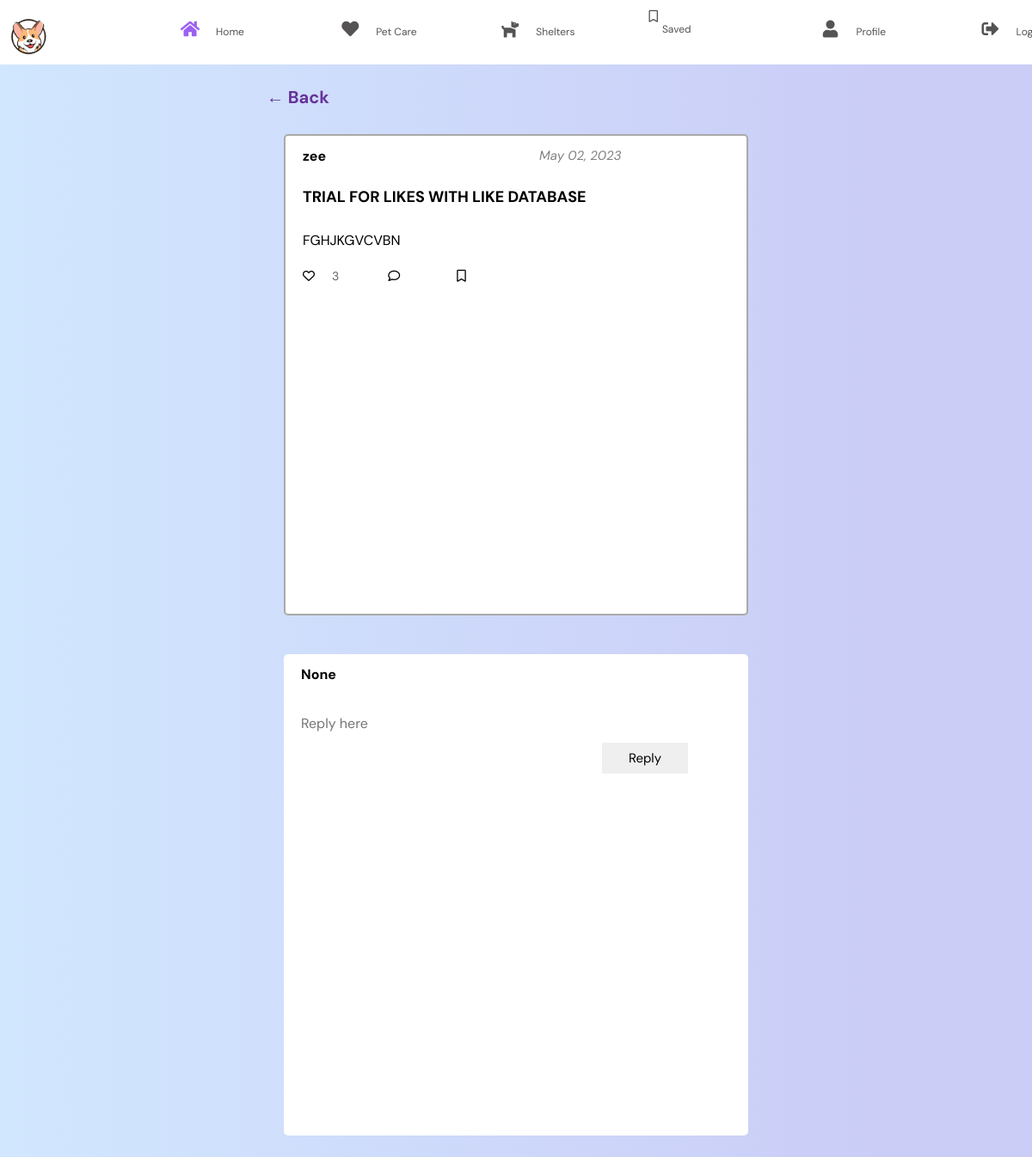
/new_comment?post_id=8, run on the app's committed database.
### tables this page shows
CREATE TABLE posts(
    id integer primary key autoincrement,
    uid text not null,
    title text not null,
    post text not null,
    flair text not null,
    date text,
    likes integer
);

### app.py (the view)
@app.route("/new_comment", methods=['GET','POST'])
def comment():
    post_id = request.args.get('post_id')
    id = request.cookies.get('user_id')
    db = database_worker("woof.db")
    post = db.search(f"SELECT * FROM posts where id={post_id}")
    if request.method == 'POST':
        reply = request.form['content']
        db.run_save(f"INSERT INTO comments(post_id, uid,comment) values({post_id},'{id}','{reply}')")
    comments = db.search(f"SELECT * FROM comments where post_id={post_id}")
    print(comments)
    db.close()
    return render_template('new_comment.html', post=post, comments=comments, id=id)

### my_lib.py (called while the page is built)
    def search(self, query):
        result = self.cursor.execute(query).fetchall()
        return result

    def close(self):
        self.connection.close()

### templates/new_comment.html (shortened to what this page needs)
<!DOCTYPE html>
<html lang="en">
<head>
    <link rel="stylesheet" href="/static/home.css">
    <link rel="stylesheet" href="https://cdnjs.cloudflare.com/ajax/libs/font-awesome/6.0.0-beta2/css/all.min.css" />
    <link rel="stylesheet" href="https://cdnjs.cloudflare.com/ajax/libs/font-awesome/5.15.4/css/all.min.css">
</head>
<body>
<div class="nav-parent" style="background: white; position: fixed; overflow: hidden;">
    <ul style="display: flex; flex-direction: row; list-style-type: none;">
        <li style="width: 10%"><a href="/home/%5B%5D" class="logo"><img src="/static/logos/trans.png" style="width: 50px"><span class="logo"></span></a></li>
        <li style="width: 10%"><a href="/home/%5B%5D" style="text-decoration: none;"><i class="fa fa-home" style="color:#9C61F1;"></i><span class="nav-item">Home</span></a></li>
        <li style="width: 10%"><a href="/pet_care" style="text-decoration: none;"><i class="fa fa-heart"></i><span class="nav-item">Pet Care</span></a></li>
        <li style="width: 10%"><a href="/shelters" style="text-decoration: none;"><i class="fa fa-dog"></i><span class="nav-item">Shelters</span></a></li>
        <li style="width: 10%"><a href="/saves" style="text-decoration: none;"><i class="fa-regular fa-bookmark"></i><span class="nav-item">Saved</span></a></li>
        <li style="width: 10%"><a href="/profile" style="text-decoration: none;"><i class="fa fa-user" style=""></i><span class="nav-item">Profile</span></a></li>
        <li style="width: 10%"><a href="/logout" class="logout" style="text-decoration: none;"><i class="fa fa-sign-out-alt"></i><span class="nav-item">Log out</span></a></li>
    </ul>
</div>
<main>
    <section class="section-login">
        <div class="web-title">
            <h1>Woof Wise</h1>
        </div>
        <div>
            <a href="/home" style="text-decoration: none; font-size: 20px;color:rebeccapurple;font-weight: bold; text-align: left; margin-left: -50%;">← Back</a>
        </div>
        <div class="section-main">
            <div class="section-login-2" style="height: border-box">
                <div class="section-login-2-main">
                    <div class="uname-bar">
                        <h3 class="uname">{{ post[0][1] }}</h3>
                        <p class="date">{{ post[0][5]}}</p>
                    </div>
                    <div class="section-login-2-form" method="post">
                        <h1 class="section-login-2-title">{{ post[0][2] }}</h1>
                        <div class="login-form-3" style="height: 50%;">
                            <p>{{ post[0][3] }}</p>
                        </div>
                        <form class="login-form-submit-btn" method="POST" action="{{ url_for('update') }}"style="height: 0.5vh; position: inherit">
                            <button type="submit" name='submit' value="like" style="align-items: center; width:20%; color:dimgray" class="like-btn"><i class="fa-regular fa-heart" style="padding-right: 20px; color:black"></i>{{ post[0][6] }}</button>
                            <button type="submit" name="submit" value="comment" style="align-items: center;"><i class="fa-regular fa-comment"></i></button>
                            <button class="save-btn" name='submit' style="align-items: center;" type="submit" value="save"><i class="fa-regular fa-bookmark"></i></button>
                        </form>
                    </div>
                </div>
            </div>
            <div class="section-login-2" style="height: border-box; background: none;border-radius: 0px;border: none;">
                <div class="section-login-2-main" style="border: none;">
                    <div class="uname-bar">
                        <h3 class="uname">{{ id }}</h3>
                    </div>
                    <form class="section-login-2-form" method="post">
                        <div class="login-form-1">
                            <input type="text" id="input-text" name="content" placeholder="Reply here" style="border-radius: 0px;border: none; word-wrap: break-word;  word-break: break-all;height:60%;text-wrap: normal" maxlength="200" " required>
                            <input type="submit" id="submit" name="submit" value="Reply" style="border-radius: 0px;border: none; font-size: 15px;width:20%;margin-left: 70%;">
                        </div>
                    </form>
                </div>
            </div>
        </div>
</main>
</body>
</html>

### static/home.css (style rules this page uses)
body { background: linear-gradient(90deg, rgba(209,231,254,1) 0%, rgba(203,205,247,1) 85%); }
* { margin: 0px; padding: 0px; box-sizing: border-box; font-family: 'DM Sans', sans-serif; }
.uname-bar { display: flex; flex-flow: row; align-content: start; width: 100%; }
.uname { font-size: 16px; margin-right: 50%; }
.web-title { padding:2%; }
.web-title h1 { font-size: 32px; }
p.date { font-style: oblique; color: grey; font-size:15px; }
body { width: 100%; height: auto; }
main section.section-login { width: 100%; height: 20%; background: url(https://rvs-gradie-signup-page.vercel.app/Assets/Background.png); background: rgb(209,231,254); background: linear-gradient(90deg, rgba(209,231,254,1) 0%, rgba(203,205,247,1) 85%); background-repeat: no-repeat; background-size: cover; background-position: center; display: flex; flex-direction: column; align-items: center; justify-content: center; }
main section.section-login .section-main { width: 80%; height: 100vh; display: flex; flex-direction: column; row-gap: 0px; overflow-x: hidden; overflow-y: auto; padding-bottom: 0; }
main section.section-login .section-login-2 { width: 60%; height: 30%; display: flex; justify-content: center; align-items: center; background: none; border-radius: 10px; flex-direction: column; row-gap:10px; margin-left: auto; margin-right: auto; margin-top: 20px; margin-bottom: 25px; }
main section.section-login .section-main .section-login-2 .section-login-2-main { width: 100%; height:70vh; background: white; display: flex; flex-direction: column; align-items: center; padding: 13px 20px; border-radius: 5px; border: 2px solid darkgrey; outline: black 20px; font-size: 16px; }
main section.section-login .section-main .section-login-2 .section-login-2-main .section-login-2-title { font-size: 18px; text-align: left; width: 100%; }
main section.section-login .section-main .section-login-2 .section-login-2-main .section-login-2-form { margin-top: 25px; display: flex; flex-direction: column; row-gap: 20px; width: 100%; }
main section.section-login .section-main .section-login-2 .section-login-2-main .section-login-2-form .login-form-1 input, main section.section-login .section-main .section-login-2 .section-login-2-main .section-login-2-form .login-form-2 input, main section.section-login .section-main .section-login-2 .section-login-2-main .section-login-2-form .login-form-3 { padding: 8px 0px; border-radius: 4px; outline: none; font-size: 16px; width: 100%; }
.login-form-submit-btn { width:100%; height:10%; display: flex; flex-direction: row; row-gap: 2vh; }
.like-btn { display: flex; flex-direction: row; alignment: center; }
main section.section-login .section-main .section-login-2 .section-login-2-main .section-login-2-form .login-form-submit-btn button { padding: 5px; width: 10vh; outline: none; border: 0px; border-radius: 5px; font-size: 14px; cursor: pointer; display: flex; width:10vh; color: black; padding: 0; }
.login-form-submit-btn button { font-size: 15px; background: none; border: none; padding-right: 4vh; }
.login-form-3 p { text-align: justify; }
@media only screen and (max-width: 1200px) { main section.section-login .section-login-1 .section-login-1-main, main section.section-login .section-login-2 .section-login-2-main { width: 85%; } }
@media only screen and (max-width: 1200px) { main section.section-login .section-main { width: 75%; height: 80%; } }
.logo { width: 60px; margin-right: 45px; text-align: center; display: flex; transition: all 0.5s ease; margin: 10px 0 0 10px; margin-left: 1px; }
body { background: #dfe9f5; }
.logo { text-align: center; display: flex; transition: all 0.5s ease; }
.logo img { width: 45px; height: 45px; border-radius: 50%; }
.logo span { font-weight: bold; padding-left: 15px; font-size:18px; text-transform: uppercase; }
a { position: relative; color: rgb(85,83,83); font-size: 14px; display: table; width: 300px; padding: 10px; }
.fa { position: relative; width: 50px; height: 40px; top: 14px; font-size: 20px; text-align: center; }
.nav-item { position: relative; top: 12px; margin-left: 5px; position: relative; width: 70px; height: 40px; top: 14px; font-size: 12px; text-align: center; }

### data on the page
posts: uid "zee", date "May 02, 2023", title "TRIAL FOR LIKES WITH LIKE DATABASE", post "FGHJKGVCVBN", likes "3"

### other printed values
{{ id }} "None"
